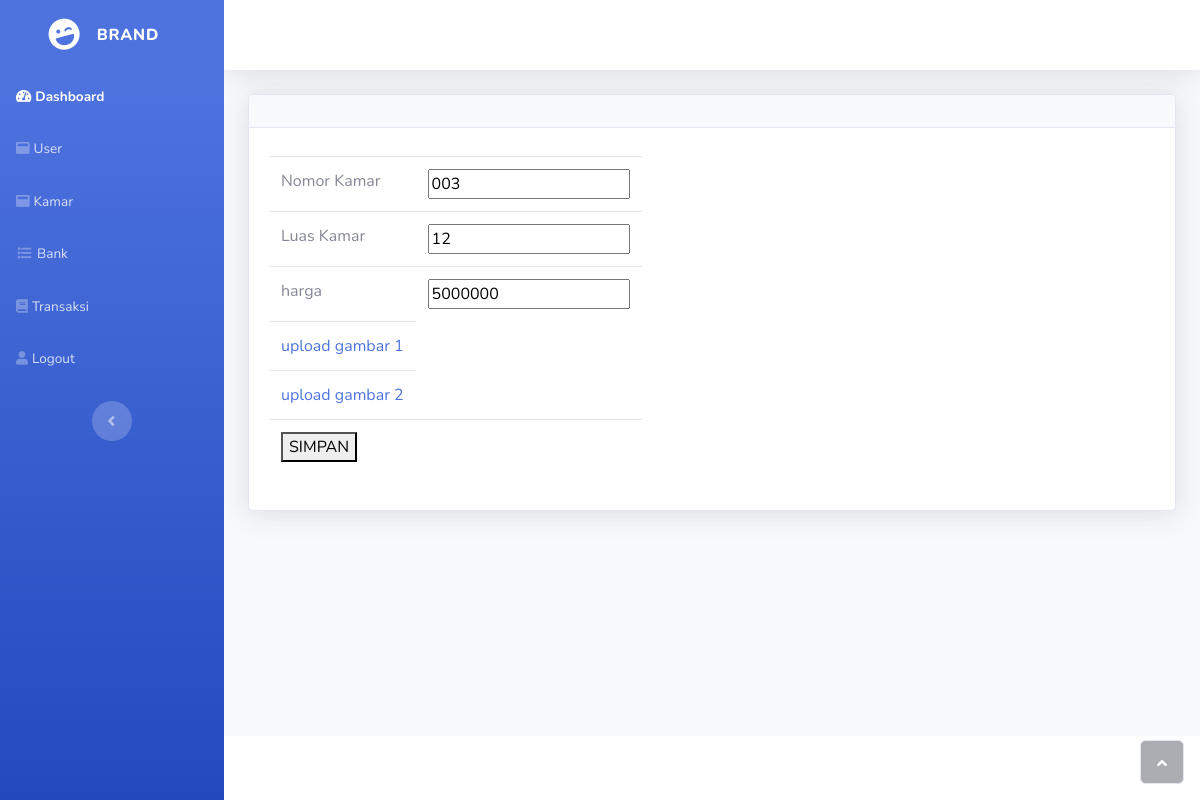
/adminsite/editkamar.php?id=3 (signed in), run on the app's committed database.
### tables this page shows
CREATE TABLE `kamarinfo` (
  `id` int(11) NOT NULL,
  `nomorkamar` varchar(100) NOT NULL,
  `luaskamar` varchar(100) NOT NULL,
  `harga` int(100) NOT NULL,
  `gambar1` varchar(600) NOT NULL,
  `gambar2` varchar(600) NOT NULL,
  `status` varchar(30) NOT NULL
);

### adminsite/editkamar.php (the view, shortened to what this page needs)
<!DOCTYPE html>
<html>
<head><meta http-equiv="Content-Type" content="text/html; charset=utf-8">
    <link rel="stylesheet" href="assets/bootstrap/css/bootstrap.min.css">
    <link rel="stylesheet" href="assets/fonts/fontawesome-all.min.css">
</head>
<body id="page-top">
    <div id="wrapper">
        <nav class="navbar navbar-dark align-items-start sidebar sidebar-dark accordion bg-gradient-primary p-0">
            <div class="container-fluid d-flex flex-column p-0">
                <a class="navbar-brand d-flex justify-content-center align-items-center sidebar-brand m-0" href="#">
                    <div class="sidebar-brand-icon rotate-n-15"><i class="fas fa-laugh-wink"></i></div>
                    <div class="sidebar-brand-text mx-3"><span>Brand</span></div>
                </a>
                <ul class="nav navbar-nav text-light" id="accordionSidebar">
                  <li class="nav-item" role="presentation"><a class="nav-link active" href="dash.php"><i class="fas fa-tachometer-alt"></i><span>Dashboard</span></a></li>
                  <li class="nav-item" role="presentation"><a class="nav-link" href="user.php"><i class="fas fa-window-maximize"></i><span>User</span></a></li>
                  <li class="nav-item" role="presentation"><a class="nav-link" href="kamar.php"><i class="fas fa-window-maximize"></i><span>Kamar</span></a></li>
                  <li class="nav-item" role="presentation"><a class="nav-link" href="bank.php"><i class="fas fa-list fa-sm fa-fw"></i><span>Bank</span></a></li>
                  <li class="nav-item" role="presentation"><a class="nav-link" href="transaksi.php"><i class="fas fa-book"></i><span>Transaksi</span></a></li>
                  <li class="nav-item" role="presentation"><a class="nav-link" href="logout.php"><i class="fas fa fa-user"></i><span>Logout</span></a></li>
                </ul>
                <div class="text-center d-none d-md-inline"><button class="btn rounded-circle border-0" id="sidebarToggle" type="button"></button></div>
            </div>
        </nav>
        <div class="d-flex flex-column" id="content-wrapper">
            <div id="content">
                <nav class="navbar navbar-light navbar-expand bg-white shadow mb-4 topbar static-top">
                </nav>
                <div class="container-fluid">
                    <div class="card shadow">
                        <div class="card-header py-3">
                        </div>
                        <div class="card-body">
                            <div class="table-responsive table mt-2" id="dataTable" role="grid" aria-describedby="dataTable_info">
                              <form method="post" action="editkamar_proc.php?id=$id">
                                <table>
                                    <?php
                                    $conn = new mysqli(DB_HOST, DB_USER, DB_PASS, DB_NAME);
                                    $id           = $_GET['id'];
                                    $stmt = $conn->prepare("SELECT * FROM `kamarinfo` WHERE id=$id");
                                    $stmt->execute();
                                    $stmt->bind_result($id, $nomorkamar, $luaskamar, $harga, $gambar1, $gambar2, $status);
                                    while($stmt->fetch()){
                                      echo "
                                      <tr><td>Nomor Kamar</td><td><input type='text' name='nomorkamar' value=".$nomorkamar."></td></tr>
                                      <tr><td>Luas Kamar</td><td><input type='text' name='luaskamar' value=".$luaskamar."></td></tr>
                                      <tr><td>harga</td><td><input type='number' name='harga' value=".$harga."></td></tr>
                                      <tr hidden><td><input type='hidden' name='id' value=".$id."></td></tr>
                                      <tr><td><a href='uploadgambar1.php?id=$id'> upload gambar 1</a></td></tr>
                                      <tr><td><a href='uploadgambar2.php?id=$id'> upload gambar 2</a></td></tr>
                                      <tr><td colspan='2'><button type='submit' >SIMPAN</button></td></tr>
                                    ";
                                    }
                                    ?>
                                </table>
                            </form>
                            </div>
                        </div>
                    </div>
                </div>
            </div>
            <footer class="bg-white sticky-footer">
            </footer>
        </div><a class="border rounded d-inline scroll-to-top" href="#page-top"><i class="fas fa-angle-up"></i></a></div>
</body>
</html>

### data on the page
kamarinfo: nomorkamar "003", luaskamar "12", harga "5000000"
